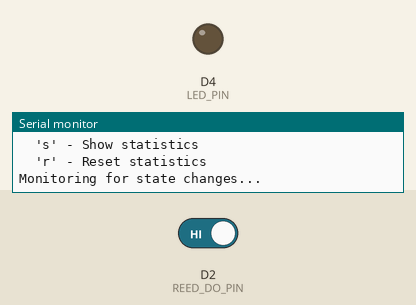
Recording of a sketch running on a simulated ESP8266 (NodeMCU). Shown: output pins drawn as LEDs (lit = HIGH), the last lines printed to the serial monitor. The test bench sets the inputs (shaded band); at power-on: D2 (REED_DO_PIN) HIGH (analog values on the 0–1023 scale).

Above: at 1.2 s.
1.3 s: D2 (REED_DO_PIN) driven LOW
At 2.4 s:
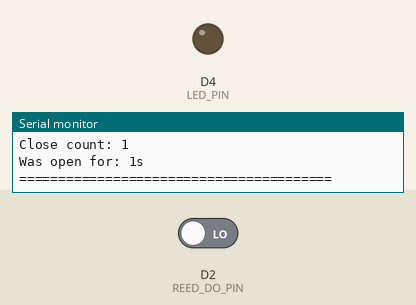
5.8 s: D2 (REED_DO_PIN) driven HIGH
At 6.9 s:
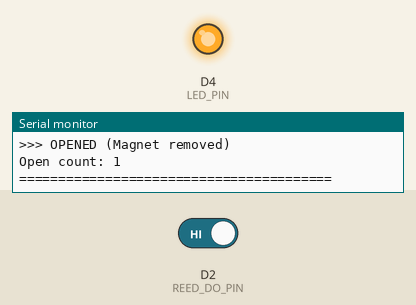
Timing chart, 0 to 12.8 s (numbered marks = the images above; inputs shaded):
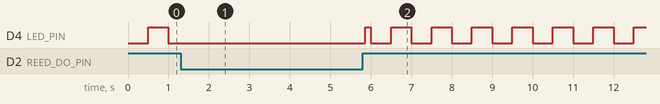

Measured:
- after the input at 1.3 s, D4 (LED_PIN): stops changing and stays LOW
- after the input at 5.8 s, D4 (LED_PIN): LOW → HIGH after 0.06 s, then repeats every 1.0 s: LOW 0.50 s, HIGH 0.50 s

The sketch:

Reed_Switch.ino
```cpp
/*
 * Reed Switch Module Test Code
 * Board: NUCLEO-F103RB (STM32F103RBT6)
 * IDE: Arduino IDE with STM32 Core
 *
 * 리드 스위치 모듈 테스트
 * - 자기장에 의해 동작하는 스위치
 * - 문/창문 열림 감지, 위치 감지 등에 활용
 * - 디지털 출력: 자석 접근 시 상태 변화
 *
 * Wiring:
 * - VCC -> 3.3V or 5V
 * - GND -> GND
 * - DO  -> D2 (PA10)
 * - AO  -> A0 (PA0) (일부 모듈만 지원)
 */

// Pin Definitions
#define REED_DO_PIN   D2    // Digital Output Pin (PA10)
#define REED_AO_PIN   A0    // Analog Output Pin (PA0) - optional
#define LED_PIN       LED_BUILTIN  // Onboard LED (PA5)

// Configuration
#define USE_ANALOG    false  // Set true if your module has AO pin
#define ACTIVE_LOW    true   // Most reed switch modules are active LOW

// Variables
int reedState = 0;
int lastReedState = 0;
int analogValue = 0;
unsigned long lastDebounceTime = 0;
unsigned long debounceDelay = 50;

// Event tracking
unsigned long openCount = 0;
unsigned long closeCount = 0;
unsigned long lastOpenTime = 0;
unsigned long lastCloseTime = 0;
unsigned long totalOpenTime = 0;
bool isDoorOpen = false;
unsigned long doorOpenStartTime = 0;

void setup() {
  // Serial Communication
  Serial.begin(115200);
  while (!Serial) {
    ; // Wait for serial port to connect
  }

  Serial.println("========================================");
  Serial.println("  Reed Switch Module Test");
  Serial.println("  Board: NUCLEO-F103RB");
  Serial.println("========================================");
  Serial.println();

  // Pin Mode Setup
  pinMode(REED_DO_PIN, INPUT_PULLUP);
  pinMode(LED_PIN, OUTPUT);

  if (USE_ANALOG) {
    analogReadResolution(12);
  }

  // Initial state
  reedState = digitalRead(REED_DO_PIN);
  lastReedState = reedState;
  isDoorOpen = isOpen(reedState);

  if (isDoorOpen) {
    doorOpenStartTime = millis();
  }

  Serial.println("Reed switch initialized.");
  Serial.print("Switch type: ");
  Serial.println(ACTIVE_LOW ? "Active LOW (normally open)" : "Active HIGH (normally closed)");
  Serial.println();
  Serial.print("Initial state: ");
  Serial.println(isDoorOpen ? "OPEN (no magnet)" : "CLOSED (magnet detected)");
  Serial.println();
  Serial.println("Commands via Serial:");
  Serial.println("  's' - Show statistics");
  Serial.println("  'r' - Reset statistics");
  Serial.println();
  Serial.println("Monitoring for state changes...");
  Serial.println();
}

void loop() {
  // Read current state
  int reading = digitalRead(REED_DO_PIN);

  // Debounce
  if (reading != lastReedState) {
    lastDebounceTime = millis();
  }

  if ((millis() - lastDebounceTime) > debounceDelay) {
    if (reading != reedState) {
      reedState = reading;

      // State changed
      handleStateChange();
    }
  }

  // Update LED based on state
  if (isDoorOpen) {
    // Blink LED when open
    digitalWrite(LED_PIN, (millis() / 500) % 2);
  } else {
    digitalWrite(LED_PIN, LOW);
  }

  // Handle serial commands
  handleSerialCommands();

  // Save last state
  lastReedState = reading;

  // Read analog if available
  if (USE_ANALOG) {
    analogValue = analogRead(REED_AO_PIN);
  }
}

bool isOpen(int state) {
  // Determine if door/window is open based on active level
  if (ACTIVE_LOW) {
    return (state == HIGH);  // No magnet = HIGH = Open
  } else {
    return (state == LOW);   // No magnet = LOW = Open
  }
}

void handleStateChange() {
  bool newOpenState = isOpen(reedState);
  unsigned long currentTime = millis();

  Serial.println("========================================");
  Serial.print("STATE CHANGE at ");
  printTimestamp();
  Serial.println();

  if (newOpenState && !isDoorOpen) {
    // Door/Window opened
    openCount++;
    lastOpenTime = currentTime;
    doorOpenStartTime = currentTime;

    Serial.println(">>> OPENED (Magnet removed)");
    Serial.print("Open count: ");
    Serial.println(openCount);

  } else if (!newOpenState && isDoorOpen) {
    // Door/Window closed
    closeCount++;
    lastCloseTime = currentTime;

    // Calculate how long it was open
    unsigned long openDuration = currentTime - doorOpenStartTime;
    totalOpenTime += openDuration;

    Serial.println("<<< CLOSED (Magnet detected)");
    Serial.print("Close count: ");
    Serial.println(closeCount);
    Serial.print("Was open for: ");
    printDuration(openDuration);
    Serial.println();
  }

  isDoorOpen = newOpenState;

  // Print analog value if available
  if (USE_ANALOG) {
    Serial.print("Analog value: ");
    Serial.println(analogValue);
  }

  Serial.println("========================================");
  Serial.println();
}

void handleSerialCommands() {
  if (Serial.available() > 0) {
    char cmd = Serial.read();

    switch (cmd) {
      case 's':
      case 'S':
        printStatistics();
        break;
      case 'r':
      case 'R':
        resetStatistics();
        break;
    }
  }
}

void printStatistics() {
  Serial.println();
  Serial.println("=========== REED SWITCH STATISTICS ===========");
  Serial.print("Current state: ");
  Serial.println(isDoorOpen ? "OPEN" : "CLOSED");
  Serial.println();
  Serial.print("Open events: ");
  Serial.println(openCount);
  Serial.print("Close events: ");
  Serial.println(closeCount);
  Serial.println();

  if (lastOpenTime > 0) {
    Serial.print("Last opened: ");
    printDuration(millis() - lastOpenTime);
    Serial.println(" ago");
  }

  if (lastCloseTime > 0) {
    Serial.print("Last closed: ");
    printDuration(millis() - lastCloseTime);
    Serial.println(" ago");
  }

  Serial.println();
  Serial.print("Total open time: ");
  unsigned long currentOpenTime = totalOpenTime;
  if (isDoorOpen) {
    currentOpenTime += (millis() - doorOpenStartTime);
  }
  printDuration(currentOpenTime);
  Serial.println();

  if (USE_ANALOG) {
    Serial.print("Current analog value: ");
    Serial.println(analogValue);
  }

  Serial.println("==============================================");
  Serial.println();
}

void resetStatistics() {
  openCount = 0;
  closeCount = 0;
  lastOpenTime = 0;
  lastCloseTime = 0;
  totalOpenTime = 0;

  if (isDoorOpen) {
    doorOpenStartTime = millis();
  }

  Serial.println();
  Serial.println("*** Statistics Reset ***");
  Serial.println();
}

void printTimestamp() {
  unsigned long totalSeconds = millis() / 1000;
  unsigned long hours = totalSeconds / 3600;
  unsigned long minutes = (totalSeconds % 3600) / 60;
  unsigned long seconds = totalSeconds % 60;

  if (hours < 10) Serial.print("0");
  Serial.print(hours);
  Serial.print(":");
  if (minutes < 10) Serial.print("0");
  Serial.print(minutes);
  Serial.print(":");
  if (seconds < 10) Serial.print("0");
  Serial.print(seconds);
}

void printDuration(unsigned long ms) {
  unsigned long totalSeconds = ms / 1000;

  if (totalSeconds >= 3600) {
    Serial.print(totalSeconds / 3600);
    Serial.print("h ");
  }
  if (totalSeconds >= 60) {
    Serial.print((totalSeconds % 3600) / 60);
    Serial.print("m ");
  }
  Serial.print(totalSeconds % 60);
  Serial.print("s");
}
```
